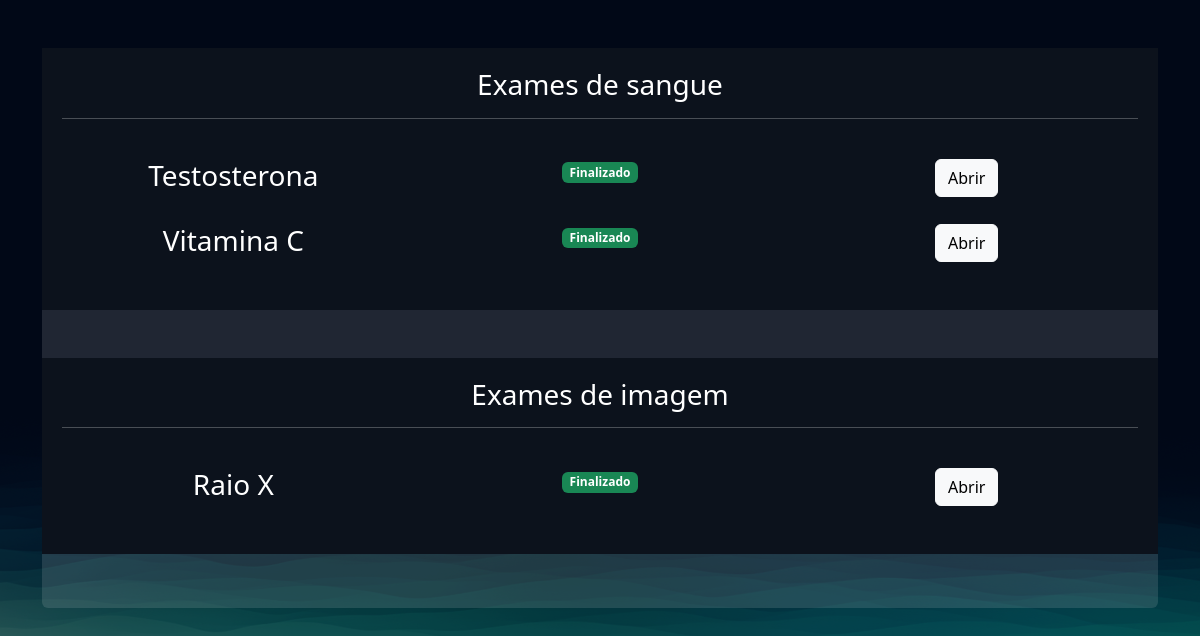
The page /exames/gerenciar_exames/ (signed in) on the database its author committed.
### exames/models.py (models this page shows, shortened)
class SolicitacaoExame(models.Model):
    choice_status = (
        ('E', 'Em análise'),
        ('F', 'Finalizado')
    )
    usuario = models.ForeignKey(User, on_delete=models.DO_NOTHING)
    exame = models.ForeignKey(TiposExames, on_delete=models.DO_NOTHING)
    status = models.CharField(max_length=2, choices=choice_status)
    resultado = models.FileField(upload_to="resultados", null=True, blank=True)
    requer_senha = models.BooleanField(default=False)
    senha = models.CharField(max_length=6, null=True, blank=True)
    def badge_template(self):
        if self.status == 'E':
            classes = "bg-warning text-dark"
            texto = "Em analise"
        elif self.status == 'F':
            classes = "bg-success"
            texto = "Finalizado"
        return mark_safe(f'<pan class ="badge {classes}">{texto}</span>')

class TiposExames(models.Model):
    tipo_choices = (
        ('I', 'Exame de imagem'),
        ('S', 'Exame de Sangue')
    )
    nome = models.CharField(max_length=50)
    tipo = models.CharField(max_length=2, choices=tipo_choices)
    preco = models.FloatField()
    disponivel = models.BooleanField(default=True)
    horario_inicial = models.IntegerField()
    horario_final = models.IntegerField()

### exames/views.py (the view)
# urls.py: path('gerenciar_exames/', views.gerenciar_exames, name="gerenciar_exames"),
@login_required
def gerenciar_exames(request):
    exames = SolicitacaoExame.objects.filter(usuario = request.user)
    return render(request, "gerenciar_exames.html", {"exames": exames})

### exames/templates/gerenciar_exames.html (shortened to what this page needs)
{% extends "bases/base.html" %}
{% load static %}
{% block 'head' %}
    <link href="{% static 'exames/css/css.css' %}" rel="stylesheet">
    <link href="{% static 'exames/css/gerenciar_pedidos.css' %}" rel="stylesheet">
    <link href="{% static 'exames/css/gerenciar_exames.css' %}" rel="stylesheet">
{% endblock 'head' %}
{% block 'conteudo' %}
    <br>
    <br>
    <div class="container">
        <div class="card card-view">
            <div class="sub-card">
                <h3>Exames de sangue</h3>
                <hr>
                <br>
                {% for exame in exames %}
                    {% if exame.exame.tipo == 'S' %}
                        <div class = "row">
                            <div class = "col-md"><h3>{{exame.exame.nome}}<h3></div>
                            <div class = "col-md">
                                {{exame.badge_template}}
                            </div>
                            <div class = "col-md">
                                {% if exame.status == 'F' %}
                                    <a href = "{% url "permitir_abrir_exame" exame.id %}" class = "btn btn-light">Abrir</a>
                                {% else %}
                                    <a href = "#" class = "btn btn-light disabled">Abrir</a>
                                {% endif %}
                            </div>
                        </div>
                        <br>
                    {% endif %}
                {% endfor %}
            </div>
            <br>
            <br>
            <div class="sub-card">
                <h3>Exames de imagem</h3>
                <hr>
                <br>
                {% for exame in exames %}
                    {% if exame.exame.tipo == 'I' %}
                        <div class = "row">
                            <div class = "col-md"><h3>{{exame.exame.nome}}<h3></div>
                            <div class = "col-md">
                                {{exame.badge_template}}
                            </div>
                            <div class = "col-md">
                                {% if exame.status == 'F' %}
                                    <a href = "{% url "permitir_abrir_exame" exame.id %}" class = "btn btn-light">Abrir</a>
                                {% else %}
                                    <a href = "#" class = "btn btn-light disabled">Abrir</a>
                                {% endif %}
                            </div>
                        </div>
                        <br>
                    {% endif %}
                {% endfor %}
            </div>
        </div>
    </div>
{% endblock 'conteudo' %}

### templates/static/geral/css/base.css (style rules this page uses)
:root { --main-color: #151C34; --dark-color: #0C121C ; --light-color: #6DE6EE; --contrast-color: #f4c96b; --differential-color: #066668; }
* { color: white }

### templates/static/exames/css/css.css (style rules this page uses)
body { background-image: url('/static/geral/img/bg2.png'); background-size: cover; }
.card { background-color: rgba(217, 217, 217, .14); color: white; padding: 15px; }

### templates/static/exames/css/gerenciar_pedidos.css (style rules this page uses)
.card-view { text-align: center; padding: 0; border: none; height: 70vh; }

### templates/static/exames/css/gerenciar_exames.css (style rules this page uses)
.sub-card { background-color: var(--dark-color); padding: 20px; }

### rows shown on the page
SolicitacaoExame: exame.nome "Testosterona", badge_template "Finalizado", shows "Abrir"
SolicitacaoExame: exame.nome "Vitamina C", badge_template "Finalizado", shows "Abrir"
SolicitacaoExame: exame.nome "Raio X", badge_template "Finalizado", shows "Abrir"
